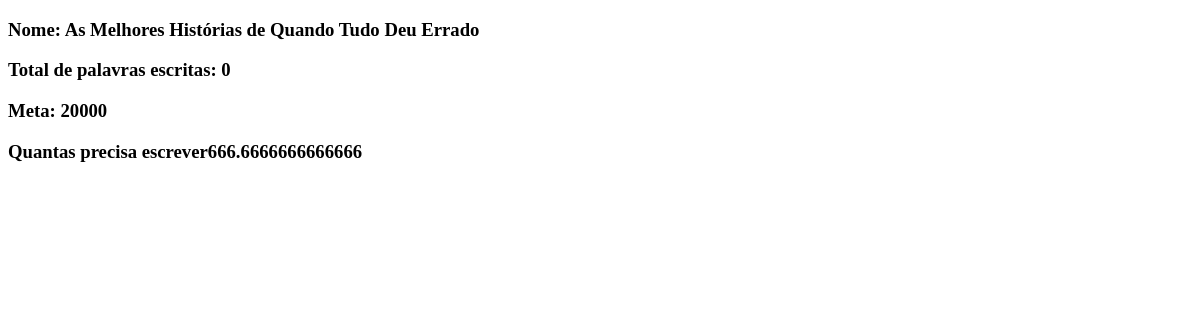
/work/3, run on an earlier commit of the app's database.
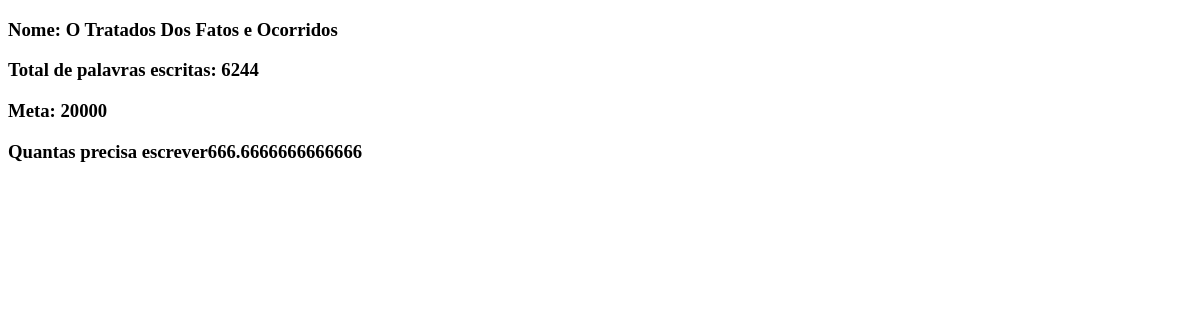
And on a later commit of the database.
### tables this page shows
CREATE TABLE work (
        codwork INTEGER PRIMARY KEY AUTOINCREMENT,
        nome TEXT not null,
        word_total INTEGER
    , meta INTEGER);

### app.py (the view)
@app.route('/work/<id>')
def hello(id):
    project = work.view_work(id)
    daily = work.diaria(id)
    print(id)
    project_data = {
        "name": project[1],
        "total": project[2],
        "goal": project[3],
        "diaria": daily
    }
    return render_template('project.html', proje=project_data)

### work.py (called while the page is built)
def view_work(id):
    conn = sqlite3.connect('database.db')
    cursor = conn.cursor()
    cursor.execute(f"select * from work where codwork = '{id}' ")
    work = cursor.fetchall()
    conn.commit()
    conn.close()
    return work[0]

def to_write(id):
    conn = sqlite3.connect('database.db')
    cursor = conn.cursor()
    apossentado = cursor.execute(f"select w.meta from work w where w.codwork = {id}")
    isso = apossentado.fetchone()
    conn.commit()
    conn.close()
    return isso[0]

def diaria(id):
    return float(to_write(id)/30)

### templates/project.html (shortened to what this page needs)
<!DOCTYPE html>
<html lang="en">
<head>
</head>
<body>
    <h3 >Nome: {{proje.name}}</h3>
    <h3>Total de palavras escritas: {{proje.total}}</h3>
    <h3>Meta: {{proje.goal}}</h3>
    <h3>Quantas precisa escrever{{proje.diaria}}</h3>
</body>
</html>

What changed in the data, as far as the page shows it:
changed work: name "As Melhores Histórias de Quando Tudo Deu Errado" → "O Tratados Dos Fatos e Ocorridos"; total (not shown) → "6244"
Also different on the page:
{{ proje.total }}: "0" → (not shown)
